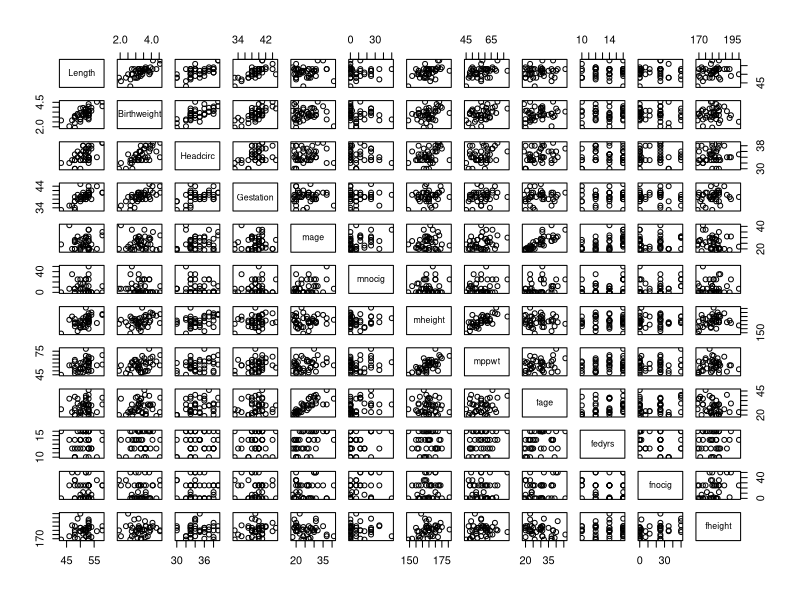
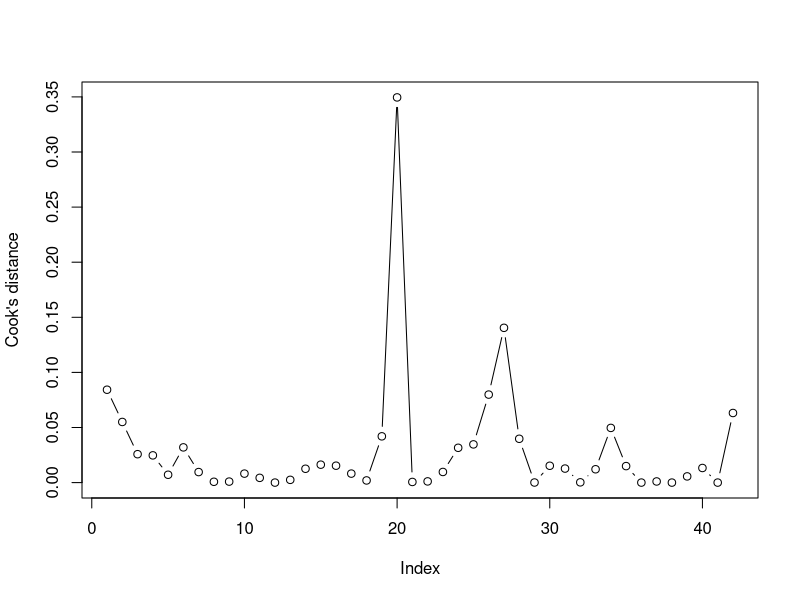
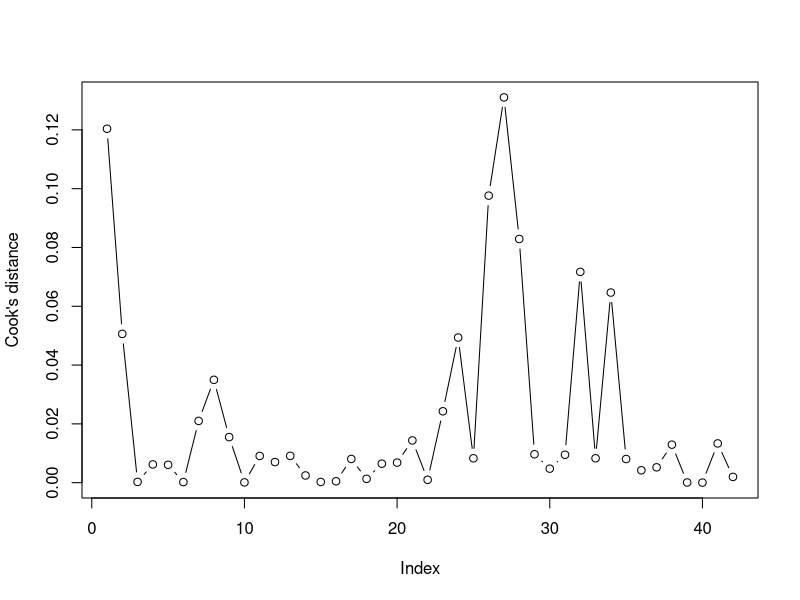
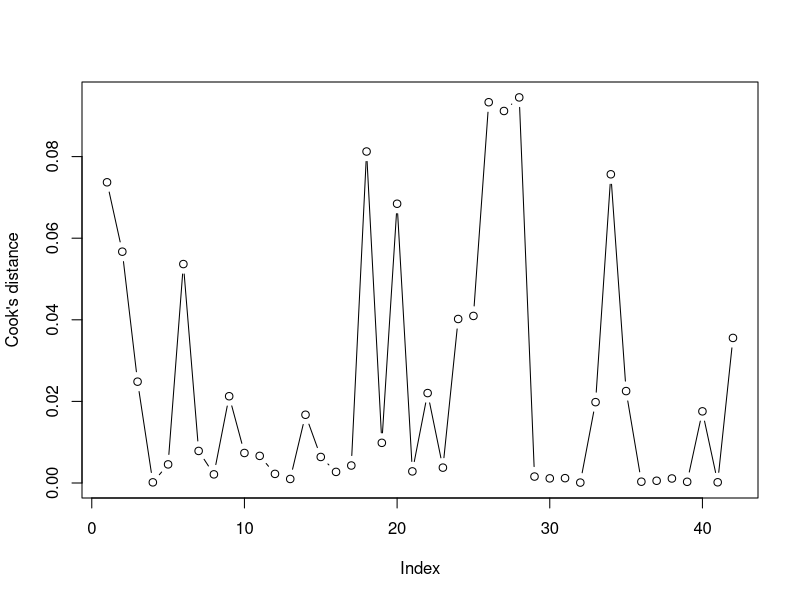
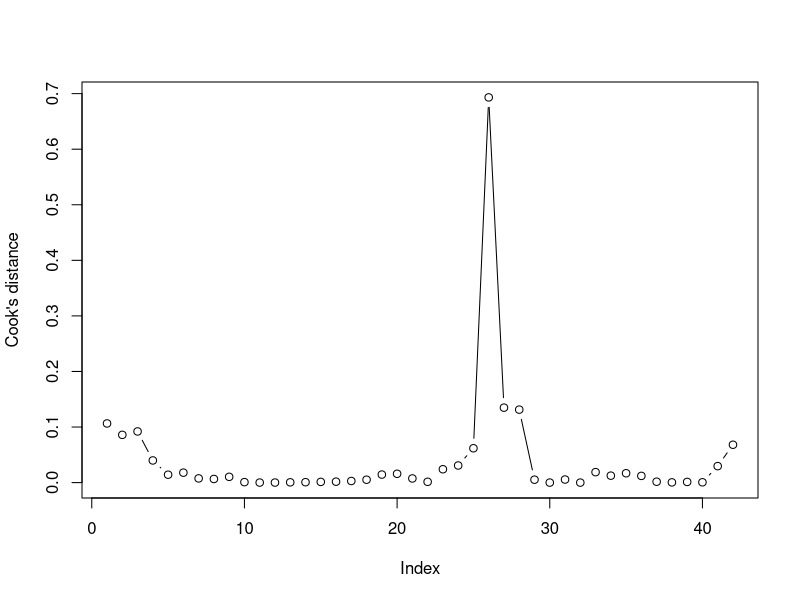
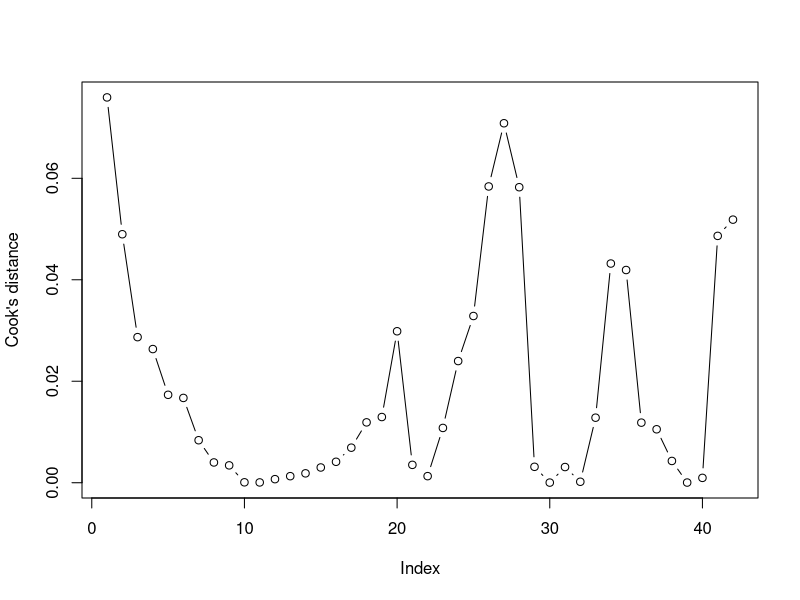
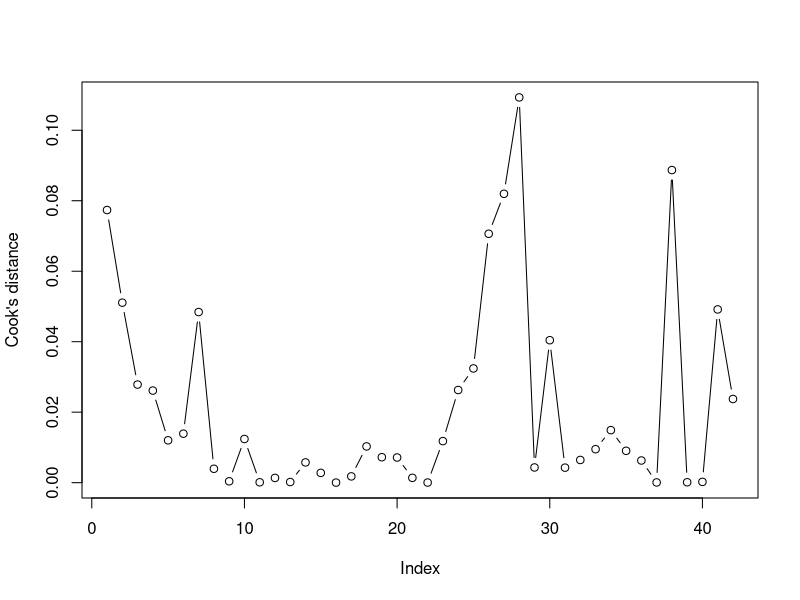
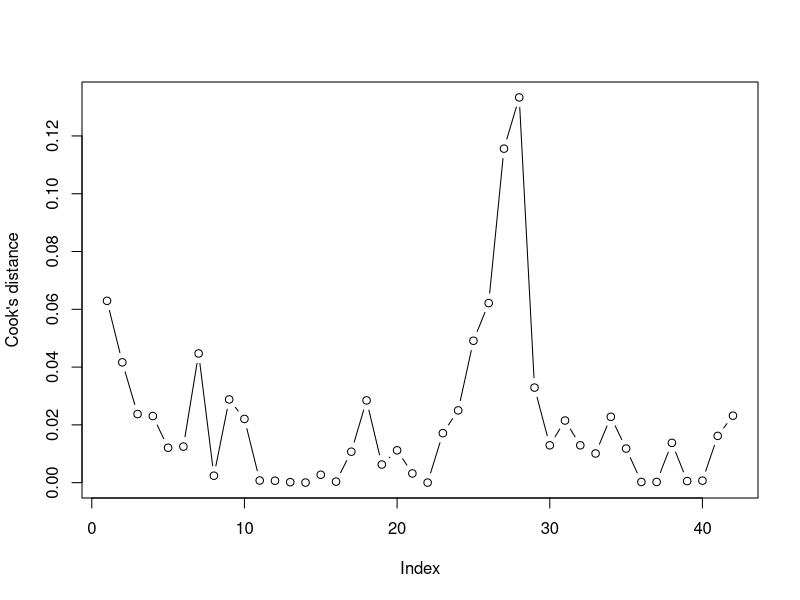

The R source for these figures, in order: (Note: this script raises an error after producing the figures.)
library(readr)
library(car)
library(xtable)
birthweight_df <- read_csv("Birthweight_data.csv")
# View(birthweight_df)

df <- read_csv("Birthweight_data.csv", col_types = cols(ID = col_skip(), smoker = col_skip(), lowbwt = col_skip(), mage35 = col_skip()))
View(df)

# Response variable: Birthweight
# Potential predictors: Length, Headcirk, Gestation, mage, mnosig, 
# mheight, mppwt, fage, fedyrs, fnosig, fheight.
# Birthweight, Length, Headcirk, Gestation, mage, mnosig, 
# mheight, mppwt, fage, fedyrs, fnosig, fheight.

# a) problem of potential and influence points, problem of collinearity.

pairs(df)

# Cooks distance



plot(1:42, cooks.distance(lm(df$Birthweight ~ df$Length)), type="b", xlab="Index", ylab="Cook's distance")
plot(1:42, cooks.distance(lm(df$Birthweight ~ df$Headcirc)), type="b", xlab="Index", ylab="Cook's distance")
plot(1:42, cooks.distance(lm(df$Birthweight ~ df$Gestation)), type="b", xlab="Index", ylab="Cook's distance")
plot(1:42, cooks.distance(lm(df$Birthweight ~ df$mage)), type="b", xlab="Index", ylab="Cook's distance")
plot(1:42, cooks.distance(lm(df$Birthweight ~ df$mnocig)), type="b", xlab="Index", ylab="Cook's distance")
plot(1:42, cooks.distance(lm(df$Birthweight ~ df$mheight)), type="b", xlab="Index", ylab="Cook's distance")
plot(1:42, cooks.distance(lm(df$Birthweight ~ df$mppwt)), type="b", xlab="Index", ylab="Cook's distance")
plot(1:42, cooks.distance(lm(df$Birthweight ~ df$fage)), type="b", xlab="Index", ylab="Cook's distance")
plot(1:42, cooks.distance(lm(df$Birthweight ~ df$fedyrs)), type="b", xlab="Index", ylab="Cook's distance")
plot(1:42, cooks.distance(lm(df$Birthweight ~ df$fnocig)), type="b", xlab="Index", ylab="Cook's distance")
plot(1:42, cooks.distance(lm(df$Birthweight ~ df$fheight)), type="b", xlab="Index", ylab="Cook's distance")

# Influence points

birthweight_model <- lm(Birthweight ~ Length + Headcirc + Gestation + mage + mnocig + mheight + mppwt + fage + fedyrs + fnocig + fheight, data = df)
par(mfrow=c(2,2))
plot(birthweight_model)

# Collinearity
birthweight_lm <- lm(Birthweight ~ Length + Headcirc + Gestation + mage + mnocig + mheight + mppwt + fage + fedyrs + fnocig + fheight, data = df)
vif(birthweight_lm)
# All VIF values are below 5, so no collinearity.




# b) step-down method, remove highest p-value
summary(lm(Birthweight ~ Length + Headcirc + Gestation + mage + mnocig + mheight + mppwt + fage + fedyrs + fnocig + fheight, data = df))
# remove fage, p = 0.81802, Multiple R-squared:  0.7678,	Adjusted R-squared:  0.6826 
summary(lm(Birthweight ~ Length + Headcirc + Gestation + mage + mnocig + mheight + mppwt + fedyrs + fnocig + fheight, data = df))
# remove mheight, p = 0.84337 , Multiple R-squared:  0.7674,	Adjusted R-squared:  0.6923 
summary(lm(Birthweight ~ Length + Headcirc + Gestation + mage + mnocig + mppwt + fedyrs + fnocig + fheight, data = df))
# remove fedyrs, p = 0.80967, Multiple R-squared:  0.7671,	Adjusted R-squared:  0.7016
summary(lm(Birthweight ~ Length + Headcirc + Gestation + mage + mnocig + mppwt + fnocig + fheight, data = df))
# remove fnocig, p=0.55712, Multiple R-squared:  0.7666,	Adjusted R-squared:  0.7101 
summary(lm(Birthweight ~ Length + Headcirc + Gestation + mage + mnocig + mppwt + fheight, data = df))
# remove mnocig, p=0.30388, Multiple R-squared:  0.7641,	Adjusted R-squared:  0.7156 
summary(lm(Birthweight ~ Length + Headcirc + Gestation + mage + mppwt + fheight, data = df))
# remove Length, p=0.127536, Multiple R-squared:  0.7566,	Adjusted R-squared:  0.7149 
summary(lm(Birthweight ~ Headcirc + Gestation + mage + mppwt + fheight, data = df))
# remove fheight, p=0.1234, Multiple R-squared:  0.7396,	Adjusted R-squared:  0.7035 
summary(lm(Birthweight ~ Headcirc + Gestation + mage + mppwt, data = df))
# remove mage, p = 0.1991, Multiple R-squared:  0.7216,	Adjusted R-squared:  0.6916 
summary(lm(Birthweight ~ Headcirc + Gestation + mppwt, data = df))
# remove mppwt, p = 0.137, Multiple R-squared:  0.7088,	Adjusted R-squared:  0.6858 
summary(lm(Birthweight ~ Headcirc + Gestation, data = df))
# p-values are below 0.05, so we stop here.
xtable(summary(lm(Birthweight ~ Headcirc + Gestation, data = df)))

vif(lm(Birthweight ~ Headcirc + Gestation, data = df))

# c) 95% CI for lm(Birthweight ~ Headcirc + Gestation, data = df) for the average values of all the predictors in that model.
xtable(confint(lm(Birthweight ~ Headcirc + Gestation, data = df)))
# prediction intervals
xtable(predict(lm(Birthweight ~ Headcirc + Gestation, data = df), interval="prediction"))

# d) LASSO
library(glmnet)
x <- as.matrix(df[,-2])
y <- as.double(as.matrix(df[,2]))
train = sample(1:nrow(x), 0.67*nrow(x))
x.train=x[train,]; y.train=y[train] # data to train
x.test=x[-train,]; y.test=y[-train] # data to test the prediction quality

lasso.mod=glmnet(x.train,y.train,alpha=1)
cv.lasso=cv.glmnet(x.train,y.train,alpha=1,type.measure='mse', grouped=FALSE)
plot(lasso.mod,label=T,xvar="lambda") #have a look at the lasso path
plot(cv.lasso) # the best lambda by cross-validation
plot(cv.lasso$glmnet.fit,xvar="lambda",label=T)

lambda.min=cv.lasso$lambda.min; lambda.1se=cv.lasso$lambda.1se
coef(lasso.mod,s=cv.lasso$lambda.min) #beta’s for the best lambda
y.pred=predict(lasso.mod,s=lambda.min,newx=x.test) #predict for test
mse.lasso=mean((y.test-y.pred)^2) # mse for the predicted test rows
print(mse.lasso)



# e) smoking or older mothers lighter babies?
# read csv with Birthweight, lowbwt, Gestation, smoker, mage35
df2 <- read_csv("Birthweight_data.csv", col_types = cols(ID = col_skip(), Length = col_skip(), Birthweight = col_skip(), Headcirc = col_skip(), mage = col_skip(), mnocig = col_skip(), mheight = col_skip(), mppwt = col_skip(), fage = col_skip(), fedyrs = col_skip(), fnocig = col_skip(), fheight = col_skip()))
View(df2)

boxplot(df2$Birthweight ~ df2$smoker, xlab="smoker", ylab="Birthweight")
boxplot(df2$Birthweight ~ df2$mage35, xlab="mage35", ylab="Birthweight")

# count ones
sum(df2$lowbwt[df2$smoker==0])
sum(df2$lowbwt[df2$smoker==1])
sum(df2$lowbwt[df2$mage35==0])
sum(df2$lowbwt[df2$mage35==1])

length(df2$lowbwt[df2$smoker==0])
length(df2$lowbwt[df2$smoker==1])
length(df2$lowbwt[df2$mage35==0])
length(df2$lowbwt[df2$mage35==1])

sum(df2$lowbwt[df2$smoker==0])/length(df2$lowbwt[df2$smoker==0])
sum(df2$lowbwt[df2$smoker==1])/length(df2$lowbwt[df2$smoker==1])
sum(df2$lowbwt[df2$mage35==0])/length(df2$lowbwt[df2$mage35==0])
sum(df2$lowbwt[df2$mage35==1])/length(df2$lowbwt[df2$mage35==1])




# f) logistic regression model
birthweight_logistic <- glm(lowbwt ~ smoker + mage35, data = df2, family = binomial)
xtable(summary(birthweight_logistic))



tot=xtabs(~smoker+mage35, data=df2)
print(tot)
tot.c=xtabs(lowbwt~smoker+mage35, data=df2)
print(tot.c)
xtable(round(tot.c/tot,2))

# g) interaction between Gestation and smoker, and Gestation and mage35
totage=xtabs(~Gestation, data=df2)
barplot(xtabs(lowbwt~Gestation, data=df2)/totage, col=rainbow(10), ylab="low birth weight (%)", xlab="Gestation (weeks)")

bw_log_smoker=glm(lowbwt~Gestation*smoker, data=df2, family=binomial)
summary(bw_log_smoker)
bw_log_mage35=glm(lowbwt~Gestation*mage35, data=df2, family=binomial)
xtable(summary(bw_log_mage35))

birthweight_logistic <- glm(lowbwt ~ Gestation + smoker + Gestation:smoker, data = df2, family = binomial)
summary(birthweight_logistic)


# h) prob of low baby weight for each combi
df2$smoker=as.factor(df2$smoker)
df2$mage35=as.factor(df2$mage35)
# make new dataframe where gestation is 40
df3 <- df2[df2$Gestation==40,]
View(df3)

glm_h=glm(lowbwt~smoker+mage35, data=df3, family=binomial)
summary(glm_h)

# i) contingency table smoker and mage35 with lowbwt

# Assuming df2 is your dataframe and lowbwt, smoker, and mage35 are the binary columns
table(df2$lowbwt, df2$smoker) # Contingency table for low birth weight and smoker status
table(df2$lowbwt, df2$mage35) # Contingency table for low birth weight and mother age > 35
table(df2$smoker, df2$mage35) # Contingency table for smoker status and mother age > 35

# count ones where lowbwt is 1 and smoker is 1 and mage35 is 1
sum(df2$lowbwt[df2$lowbwt==1 & df2$smoker==0 & df2$mage35==0])

sum(df2$lowbwt[df2$lowbwt==1 & df2$smoker==1 & df2$mage35==1])

sum(df2$lowbwt[df2$lowbwt==1 & df2$smoker==1 & df2$mage35==0])

# count rows where lowbwt is 0 and smoker is 0 and mage35 is 0
length(df2$lowbwt[df2$lowbwt==0 & df2$smoker==1 & df2$mage35==0])

# where mage35 = 0
length(df2$lowbwt[df2$mage35==1])


# Creating the contingency table
contingency_table <- table(df2$lowbwt, df2$smoker, df2$mage35)
print(contingency_table)

counts = matrix(c(18,1,15,2,1,0,4,1), byrow=TRUE, ncol=2, nrow=4)
counts
z = chisq.test(counts)
z

chisq.test(counts,simulate.p.value=TRUE)

xtable(residuals(z))
